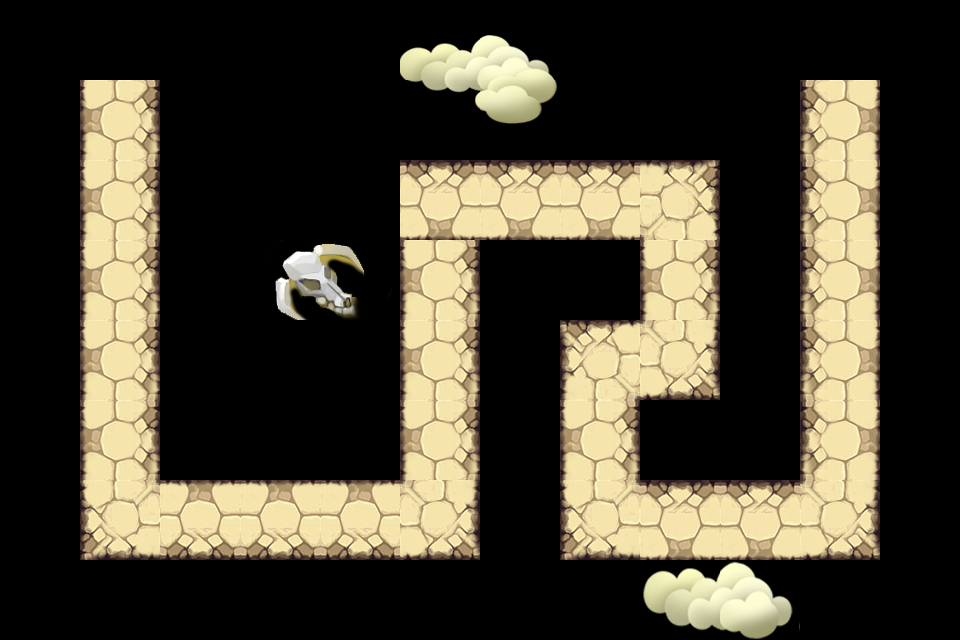

Tiled map render using the project's own tile images. Description and the map definition, with tile-layer contents summarised, below:
An orthogonal 12x8 tile map with 80x80 px tiles, 1 tile layer (main).

<map version="1.0" orientation="orthogonal" renderorder="right-down" width="12" height="8" tilewidth="80" tileheight="80" nextobjectid="1">
 <tileset firstgid="1" name="blocks1" tilewidth="80" tileheight="80" spacing="1">
  <image source="tileres/towerBlocks.png" width="512" height="512" />
 </tileset>
 <layer name="main" width="12" height="8">
  <data>[96 cells, 38 non-empty, 16 distinct tile ids]</data>
 </layer>
</map>
